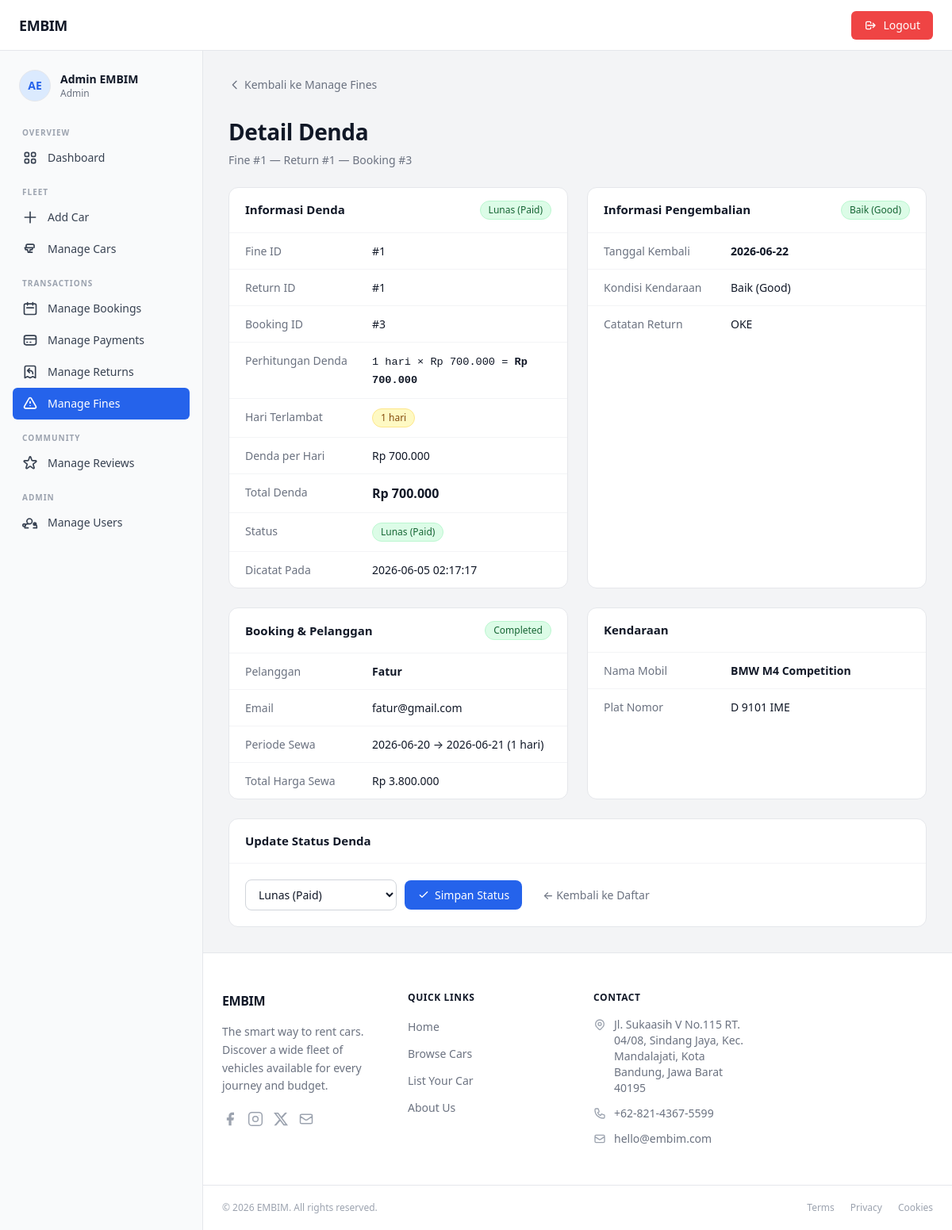
The page /admin/index.php?page=fine_detail&id=1 (signed in) on the database its author committed.
### tables this page shows
CREATE TABLE `returns` (
  `id` int(11) NOT NULL,
  `booking_id` int(11) NOT NULL,
  `return_date` date NOT NULL,
  `late_days` smallint(6) NOT NULL DEFAULT 0,
  `car_condition` enum('good','damaged') NOT NULL DEFAULT 'good',
  `notes` text DEFAULT NULL,
  `created_at` datetime NOT NULL DEFAULT current_timestamp(),
  `fine_per_day` decimal(12,2) DEFAULT 700000.00,
  `fine_amount` decimal(14,2) DEFAULT 0.00,
  `fine_status` enum('none','unpaid','paid') DEFAULT 'none'
);

CREATE TABLE `bookings` (
  `id` int(11) NOT NULL,
  `user_id` int(11) NOT NULL,
  `car_id` int(11) NOT NULL,
  `start_date` date NOT NULL,
  `end_date` date NOT NULL,
  `total_days` smallint(6) NOT NULL DEFAULT 1,
  `total_price` decimal(14,2) NOT NULL,
  `status` enum('pending','confirmed','ongoing','completed','cancelled') DEFAULT 'pending',
  `notes` text DEFAULT NULL,
  `identity_photo` varchar(255) DEFAULT NULL,
  `payment_method` enum('transfer_bank_bri','transfer_bank_mandiri','shopeepay','dana','ovo','gopay','transfer_bank_bni','transfer_bank_bca','transfer_bank_seabank') DEFAULT NULL,
  `payment_status` enum('unpaid','paid','refunded') DEFAULT 'unpaid',
  `payment_proof` varchar(255) DEFAULT NULL,
  `paid_at` datetime DEFAULT NULL,
  `created_at` datetime DEFAULT current_timestamp(),
  `updated_at` datetime DEFAULT current_timestamp() ON UPDATE current_timestamp()
);

CREATE TABLE `users` (
  `id` int(11) NOT NULL,
  `full_name` varchar(100) NOT NULL,
  `email` varchar(150) NOT NULL,
  `password` varchar(255) NOT NULL COMMENT 'bcrypt hash',
  `phone` varchar(20) DEFAULT NULL,
  `address` text DEFAULT NULL,
  `role` enum('admin','user') NOT NULL DEFAULT 'user',
  `photo_profile` varchar(100) DEFAULT NULL,
  `photo_ktp` varchar(100) DEFAULT NULL,
  `photo_sim` varchar(100) DEFAULT NULL,
  `created_at` datetime NOT NULL DEFAULT current_timestamp(),
  `updated_at` datetime NOT NULL DEFAULT current_timestamp() ON UPDATE current_timestamp()
);

CREATE TABLE `cars` (
  `id` int(11) NOT NULL,
  `brand` varchar(80) NOT NULL,
  `model` varchar(100) NOT NULL,
  `year` year(4) NOT NULL,
  `stock` int(11) NOT NULL,
  `license_plate` varchar(20) NOT NULL,
  `price_per_day` decimal(12,2) NOT NULL,
  `status` enum('available','booked','maintenance') NOT NULL DEFAULT 'available',
  `transmission` enum('automatic','manual') NOT NULL DEFAULT 'automatic',
  `fuel_type` enum('gasoline','diesel','electric','hybrid') NOT NULL DEFAULT 'gasoline',
  `seats` tinyint(4) NOT NULL DEFAULT 5,
  `description` text DEFAULT NULL,
  `photo` varchar(255) DEFAULT NULL COMMENT 'Nama file gambar di folder assets/images',
  `created_at` datetime NOT NULL DEFAULT current_timestamp(),
  `updated_at` datetime NOT NULL DEFAULT current_timestamp() ON UPDATE current_timestamp()
);

### admin/controllers/AdminFineController.php (called while the page is built, shortened)
<?php
require_once __DIR__ . '/../models/FineModel.php';
class AdminFineController
{
    private FineModel $model;
    public function __construct()
    {
        $this->model = new FineModel();
    }
    public function fineDetail(): void
    {
        $id = (int) ($_GET['id'] ?? 0);
        $fine = $this->model->getFineById($id);
        require_once __DIR__ . '/../views/fine_detail.php';
    }
}

### admin/index.php (called while the page is built, shortened)
<?php
    require_once __DIR__ . '/config/database.php';
    require_once __DIR__ . '/controllers/AdminFineController.php';
    $page = $_GET['page'] ?? 'dashboard';
    match ($page) {
        'add_car'               => (new DashboardController())->addCar(),
        'manage_cars'           => (new DashboardController())->manageCars(),
        'manage_bookings'       => (new AdminBookingController())->manageBookings(),
        'booking_detail'        => (new AdminBookingController())->bookingDetail(),
        'edit_booking'          => (new AdminBookingController())->editBooking(),
        'delete_booking'        => (new AdminBookingController())->deleteBooking(),
        'manage_users'          => (new UserController())->manageUsers(),
        'manage_payments'       => (new AdminPaymentController())->managePayments(),
        'payment_detail'        => (new AdminPaymentController())->paymentDetail(),
        'update_payment_status' => (new AdminPaymentController())->updateStatus(),
        'manage_returns'        => (new AdminReturnController())->manageReturns(),
        'add_return'            => (new AdminReturnController())->addReturn(),
        'return_detail'         => (new AdminReturnController())->returnDetail(),
        'edit_return'           => (new AdminReturnController())->editReturn(),
        'delete_return'         => (new AdminReturnController())->deleteReturn(),
        'manage_fines'          => (new AdminFineController())->manageFines(),
        'fine_detail'           => (new AdminFineController())->fineDetail(),
        'update_fine_status'    => (new AdminFineController())->updateFineStatus(),
        default                 => (new DashboardController())->dashboard(),
    };

### admin/config/database.php (called while the page is built, shortened)
<?php
function getPDO(): PDO {
    static $pdo = null;
    if ($pdo === null) {
        $dsn = sprintf('mysql:host=%s;dbname=%s;charset=%s', DB_HOST, DB_NAME, DB_CHARSET);
        $pdo = new PDO($dsn, DB_USER, DB_PASS, [
            PDO::ATTR_ERRMODE            => PDO::ERRMODE_EXCEPTION,
            PDO::ATTR_DEFAULT_FETCH_MODE => PDO::FETCH_ASSOC,
            PDO::ATTR_EMULATE_PREPARES   => false,
        ]);
    }
    return $pdo;
}

### admin/models/FineModel.php (called while the page is built, shortened)
<?php
require_once __DIR__ . '/../config/database.php';
class FineModel
{
    private PDO $pdo;
    public function __construct()
    {
        $this->pdo = getPDO();
    }
    public function getFineById(int $id): ?array
    {
        $stmt = $this->pdo->prepare("
            SELECT
                r.`id`,
                r.`id` AS return_id,
                r.`booking_id`,
                r.`late_days`,
                r.`fine_per_day`,
                r.`fine_amount`,
                r.`fine_status` AS status,
                r.`created_at`,
                r.`return_date`,
                r.`car_condition`,
                r.`notes`          AS return_notes,
                b.`start_date`,
                b.`end_date`,
                b.`total_days`,
                b.`total_price`,
                b.`status`         AS booking_status,
                u.`full_name`      AS customer_name,
                u.`email`          AS customer_email,
                CONCAT(c.`brand`, ' ', c.`model`) AS car_name,
                c.`license_plate`
            FROM `returns` r
            JOIN `bookings` b ON b.`id`  = r.`booking_id`
            JOIN `users`    u ON u.`id`  = b.`user_id`
            JOIN `cars`     c ON c.`id`  = b.`car_id`
            WHERE r.`id` = :id AND r.`fine_amount` > 0
            LIMIT 1
        ");
        $stmt->execute([':id' => $id]);
        $row = $stmt->fetch();
        return $row ?: null;
    }
}

### admin/views/fine_detail.php (the view, shortened to what this page needs)
<?php require_once __DIR__ . '/partials/layout_top.php'; ?>
<div class="space-y-6">
  <div>
    <a href="?page=manage_fines" class="back-link">
      <svg xmlns="http://www.w3.org/2000/svg" class="h-4 w-4" fill="none" viewBox="0 0 24 24" stroke="currentColor" stroke-width="2"><path stroke-linecap="round" stroke-linejoin="round" d="M15 19l-7-7 7-7"/></svg>
      Kembali ke Manage Fines
    </a>
  </div>
  <div class="page-heading">
    <h1>Detail Denda</h1>
    <p>Fine #<?= (int)$fine['id'] ?> — Return #<?= (int)$fine['return_id'] ?> — Booking #<?= (int)$fine['booking_id'] ?></p>
  </div>
  <div class="grid grid-cols-1 md:grid-cols-2 gap-6">
    <div class="card">
      <div class="card-header">
        <span class="card-title">Informasi Denda</span>
        <?php
          $badgeClass = $fine['status'] === 'paid' ? 'badge badge-paid' : 'badge badge-unpaid';
          $badgeLabel = $fine['status'] === 'paid' ? 'Lunas (Paid)'     : 'Belum Lunas (Unpaid)';
        ?>
        <span class="<?= $badgeClass ?>"><?= $badgeLabel ?></span>
      </div>
      <dl class="detail-dl">
        <div class="detail-row"><dt>Fine ID</dt><dd>#<?= (int)$fine['id'] ?></dd></div>
        <div class="detail-row"><dt>Return ID</dt><dd>#<?= (int)$fine['return_id'] ?></dd></div>
        <div class="detail-row"><dt>Booking ID</dt><dd>#<?= (int)$fine['booking_id'] ?></dd></div>
        <div class="detail-row">
          <dt>Perhitungan Denda</dt>
          <dd>
            <span style="font-family:monospace;font-size:0.85rem;">
              <?= (int)$fine['late_days'] ?> hari
              &times;
              Rp <?= number_format((float)$fine['fine_per_day'], 0, ',', '.') ?>
              =
              <strong>Rp <?= number_format((float)$fine['fine_amount'], 0, ',', '.') ?></strong>
            </span>
          </dd>
        </div>
        <div class="detail-row">
          <dt>Hari Terlambat</dt>
          <dd><span class="badge badge-unpaid"><?= (int)$fine['late_days'] ?> hari</span></dd>
        </div>
        <div class="detail-row">
          <dt>Denda per Hari</dt>
          <dd>Rp <?= number_format((float)$fine['fine_per_day'], 0, ',', '.') ?></dd>
        </div>
        <div class="detail-row">
          <dt>Total Denda</dt>
          <dd><strong style="font-size:1rem;">Rp <?= number_format((float)$fine['fine_amount'], 0, ',', '.') ?></strong></dd>
        </div>
        <div class="detail-row"><dt>Status</dt><dd><span class="<?= $badgeClass ?>"><?= $badgeLabel ?></span></dd></div>
        <div class="detail-row"><dt>Dicatat Pada</dt><dd><?= htmlspecialchars($fine['created_at']) ?></dd></div>
      </dl>
    </div>
    <div class="card">
      <div class="card-header">
        <span class="card-title">Informasi Pengembalian</span>
        <?php
          $condClass = $fine['car_condition'] === 'good' ? 'badge badge-paid' : 'badge badge-unpaid';
          $condLabel = $fine['car_condition'] === 'good' ? 'Baik (Good)'      : 'Rusak (Damaged)';
        ?>
        <span class="<?= $condClass ?>"><?= $condLabel ?></span>
      </div>
      <dl class="detail-dl">
        <div class="detail-row"><dt>Tanggal Kembali</dt><dd><strong><?= htmlspecialchars($fine['return_date']) ?></strong></dd></div>
        <div class="detail-row"><dt>Kondisi Kendaraan</dt><dd><?= $condLabel ?></dd></div>
        <div class="detail-row">
          <dt>Catatan Return</dt>
          <dd><?= !empty($fine['return_notes']) ? htmlspecialchars($fine['return_notes']) : '<span class="td-muted">—</span>' ?></dd>
        </div>
      </dl>
    </div>
  </div>
  <div class="grid grid-cols-1 md:grid-cols-2 gap-6">
    <div class="card">
      <div class="card-header">
        <span class="card-title">Booking &amp; Pelanggan</span>
        <?php
          $bookingBadge = match($fine['booking_status']) {
              'completed' => 'badge badge-paid',
              'cancelled' => 'badge badge-refunded',
              'ongoing'   => 'badge badge-unpaid',
              default     => 'badge',
          };
        ?>
        <span class="<?= $bookingBadge ?>"><?= ucfirst(htmlspecialchars($fine['booking_status'])) ?></span>
      </div>
      <dl class="detail-dl">
        <div class="detail-row"><dt>Pelanggan</dt><dd><strong><?= htmlspecialchars($fine['customer_name']) ?></strong></dd></div>
        <div class="detail-row"><dt>Email</dt><dd><?= htmlspecialchars($fine['customer_email']) ?></dd></div>
        <div class="detail-row">
          <dt>Periode Sewa</dt>
          <dd><?= htmlspecialchars($fine['start_date']) ?> → <?= htmlspecialchars($fine['end_date']) ?> (<?= (int)$fine['total_days'] ?> hari)</dd>
        </div>
        <div class="detail-row">
          <dt>Total Harga Sewa</dt>
          <dd>Rp <?= number_format((float)$fine['total_price'], 0, ',', '.') ?></dd>
        </div>
      </dl>
    </div>
    <div class="card">
      <div class="card-header">
        <span class="card-title">Kendaraan</span>
      </div>
      <dl class="detail-dl">
        <div class="detail-row"><dt>Nama Mobil</dt><dd><strong><?= htmlspecialchars($fine['car_name']) ?></strong></dd></div>
        <div class="detail-row"><dt>Plat Nomor</dt><dd><?= htmlspecialchars($fine['license_plate']) ?></dd></div>
      </dl>
    </div>
  </div>
  <div class="card">
    <div class="card-header"><span class="card-title">Update Status Denda</span></div>
    <div class="card-body">
      <form method="POST" action="?page=update_fine_status"
            onsubmit="return confirm('Yakin ingin mengubah status denda ini?')"
            style="display:flex;gap:10px;flex-wrap:wrap;align-items:center;">
        <select name="status" class="form-control" style="width:auto;">
          <option value="paid"   <?= $fine['status'] === 'paid'   ? 'selected' : '' ?>>Lunas (Paid)</option>
        </select>
        <button type="submit" class="btn btn-primary">
          <svg xmlns="http://www.w3.org/2000/svg" class="h-4 w-4" fill="none" viewBox="0 0 24 24" stroke="currentColor" stroke-width="2"><path stroke-linecap="round" stroke-linejoin="round" d="M5 13l4 4L19 7"/></svg>
          Simpan Status
        </button>
        <a href="?page=manage_fines" class="btn btn-ghost">← Kembali ke Daftar</a>
      </form>
    </div>
  </div>
</div>
<?php require_once __DIR__ . '/partials/layout_bottom.php'; ?>

### rows shown on the page
returns: id "1", booking "3", fine_status "Lunas (Paid)", late_days "1", fine_per_day "700.000", fine_amount "700.000", created_at "2026-06-05 02:17:17", car_condition "Baik (Good)", return_date "2026-06-22", notes "OKE", booking.status "Completed", users.full_name "Fatur", users.email "fatur@gmail.com", booking.start_date "2026-06-20", booking.end_date "2026-06-21", booking.total_days "1", booking.total_price "3.800.000", cars.license_plate "D 9101 IME", status "Lunas (Paid)"

### other values the page prints
$adminInitials "AE"
$adminName "Admin EMBIM"
$section['label'] "OVERVIEW"
$link['label'] "Dashboard"
$section['label'] "FLEET"
$link['label'] "Add Car"
$link['label'] "Manage Cars"
$section['label'] "TRANSACTIONS"
$link['label'] "Manage Bookings"
$link['label'] "Manage Payments"
$link['label'] "Manage Returns"
$link['label'] "Manage Fines"
$section['label'] "COMMUNITY"
$link['label'] "Manage Reviews"
$section['label'] "ADMIN"
